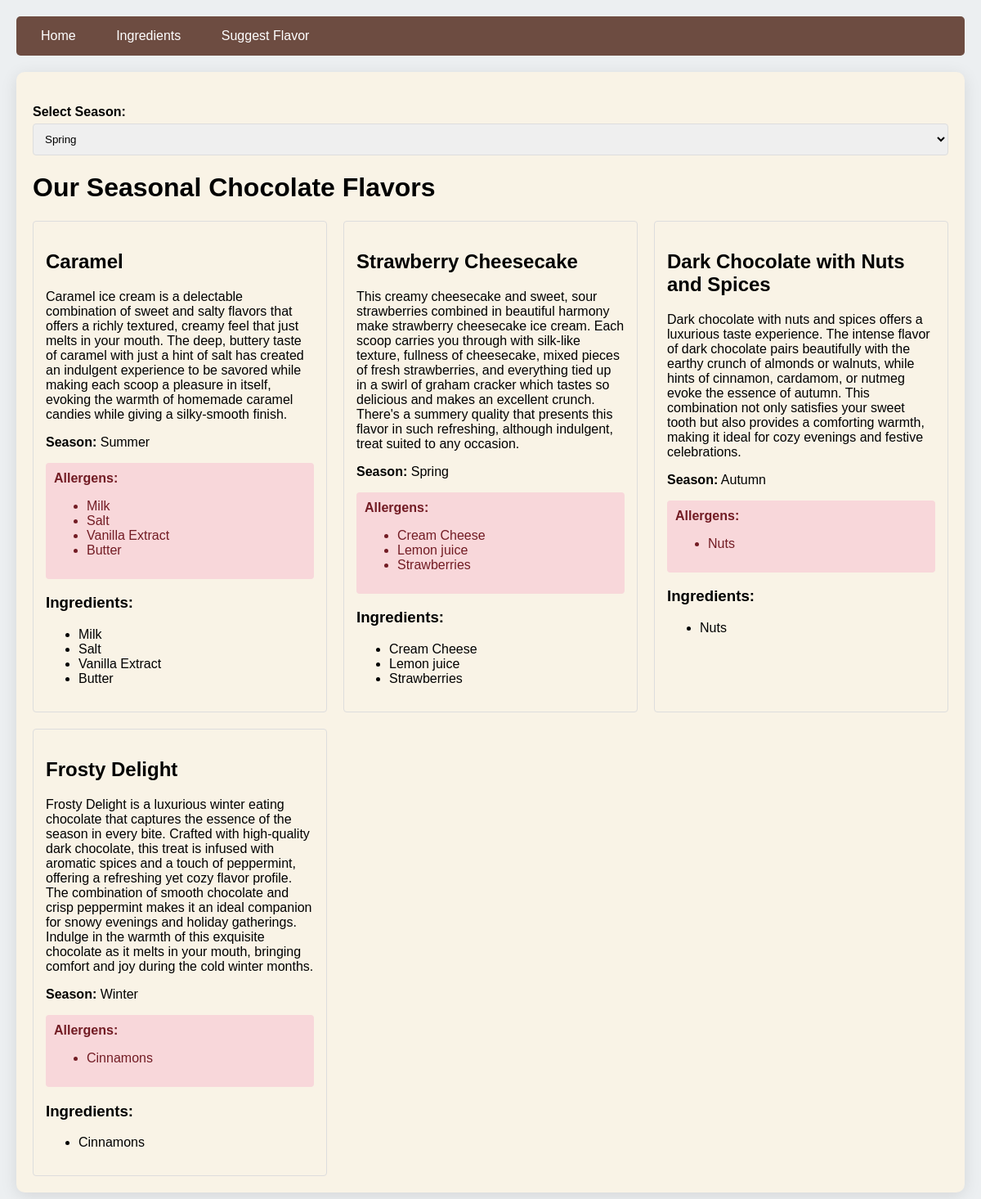
The page / on the database its author committed.
### myapp/models.py (models this page shows, shortened)
class Flavour(models.Model):
    name=models.CharField(max_length=100)
    description=models.TextField()
    season=models.ForeignKey(Season,on_delete=models.CASCADE)
    ingredients=models.ManyToManyField(Ingredient,related_name="flavors")
    is_active=models.BooleanField(default=True)
    def get_allergens(self):
        return self.ingredients.filter(allergen=True)

class Season(models.Model):
    name=models.CharField(max_length=50)
    start_date=models.DateField()
    end_date=models.DateField()
    class Meta:
        ordering = ['-start_date']

class Ingredient(models.Model):
    name = models.CharField(max_length=100, unique=True)
    quantity = models.FloatField(validators=[MinValueValidator(0)])
    unit = models.CharField(max_length=20)  # e.g., kg, liters, pieces
    allergen = models.BooleanField(default=False)

### myapp/views.py (the view)
# urls.py: path('', views.FlavorListView.as_view(), name='flavor-list'),
class FlavorListView(ListView):
    model = Flavour
    temp_name='myapp/flavour_list.html'
    context_object_name = 'flavors'
    def get_queryset(self):
        return Flavour.objects.filter(is_active=True)

### myapp/templates/myapp/flavour_list.html (shortened to what this page needs)
{% extends 'myapp/base.html' %}
{% block content %}
    <div class="header-container">
        <h1>Our Seasonal Chocolate Flavors</h1>
    <div class="grid">
        {% for flavor in flavors %}
            <div class="card">
                <h2>{{ flavor.name }}</h2>
                <p>{{ flavor.description }}</p>
                <p><strong>Season:</strong> {{ flavor.season.name }}</p>
                {% if flavor.get_allergens %}
                    <div class="alert alert-error">
                        <strong>Allergens:</strong>
                        <ul>
                            {% for allergen in flavor.get_allergens %}
                                <li>{{ allergen.name }}</li>
                            {% endfor %}
                        </ul>
                    </div>
                {% endif %}
                <h3>Ingredients:</h3>
                <ul>
                    {% for ingredient in flavor.ingredients.all %}
                        <li>{{ ingredient.name }}</li>
                    {% endfor %}
                </ul>
            </div>
        {% empty %}
            <p>No flavors available at the moment.</p>
        {% endfor %}
    </div>
{% endblock %}

### myapp/templates/myapp/base.html (shortened to what this page needs)
<!DOCTYPE html>
<html lang="en">
<head>
</head>
<body>
    <div class="nav">
        <a href="{% url 'myapp:flavor-list' %}">Home</a>
        <a href="{% url 'myapp:ingredient-list' %}">Ingredients</a>
        <a href="{% url 'myapp:suggest-flavor' %}">Suggest Flavor</a>
    </div>
    <div class="container">
        <div class="season-selection">
            <label for="season">Select Season:</label>
            <select id="season" name="season">
                <option value="spring">Spring</option>
            </select>
        </div>
        {% block content %}{% endblock %}
    </div>
</body>
</html>

### myapp/templates/myapp/base.html (style rules this page uses)
body { font-family: 'Arial', sans-serif; margin: 0; padding: 20px; background-color: #eceff1; }
.container { max-width: 1200px; margin: 0 auto; background-color: #f9f3e6; padding: 20px; border-radius: 10px; box-shadow: 0 4px 20px rgba(0,0,0,0.1); }
.nav { background-color: #6d4c41; padding: 15px; margin-bottom: 20px; border-radius: 5px; }
.nav a { color: #ffffff; text-decoration: none; padding: 10px 15px; margin-right: 15px; transition: background-color 0.3s; border-radius: 4px; }
.alert { padding: 10px; margin: 10px 0; border-radius: 4px; transition: transform 0.3s; }
.alert-error { background-color: #f8d7da; color: #721c24; }
.grid { display: grid; grid-template-columns: repeat(auto-fill, minmax(300px, 1fr)); gap: 20px; }
.card { border: 1px solid #ddd; padding: 15px; border-radius: 4px; transition: box-shadow 0.3s; }
label { display: block; margin-bottom: 5px; }
.season-selection { margin: 20px 0; }
.season-selection label { margin-bottom: 5px; font-weight: bold; }
.season-selection select { padding: 10px; border: 1px solid #ddd; border-radius: 4px; width: 100%; transition: border-color 0.3s; }

### rows shown on the page
Flavour: name "Caramel", description "Caramel ice cream is a delectable combination of sweet and salty flavors that offers a richly textured, creamy feel that just melts in your mouth. The deep, buttery taste of caramel with just a hint of salt has created an indulgent experience to be savored while making each scoop a pleasure in itself, evoking the warmth of homemade caramel candies while giving a silky-smooth finish.", season.name "Summer"
Ingredient: name "Milk"
Ingredient: name "Salt"
Ingredient: name "Vanilla Extract"
Ingredient: name "Butter"
Flavour: name "Strawberry Cheesecake", description "This creamy cheesecake and sweet, sour strawberries combined in beautiful harmony make strawberry cheesecake ice cream. Each scoop carries you through with silk-like texture, fullness of cheesecake, mixed pieces of fresh strawberries, and everything tied up in a swirl of graham cracker which tastes so delicious and makes an excellent crunch. There's a summery quality that presents this flavor in such refreshing, although indulgent, treat suited to any occasion.", season.name "Spring"
Ingredient: name "Cream Cheese"
Ingredient: name "Lemon juice"
Ingredient: name "Strawberries"
Flavour: name "Dark Chocolate with Nuts and Spices", description "Dark chocolate with nuts and spices offers a luxurious taste experience. The intense flavor of dark chocolate pairs beautifully with the earthy crunch of almonds or walnuts, while hints of cinnamon, cardamom, or nutmeg evoke the essence of autumn. This combination not only satisfies your sweet tooth but also provides a comforting warmth, making it ideal for cozy evenings and festive celebrations.", season.name "Autumn"
Ingredient: name "Nuts"
Flavour: name "Frosty Delight", description "Frosty Delight is a luxurious winter eating chocolate that captures the essence of the season in every bite. Crafted with high-quality dark chocolate, this treat is infused with aromatic spices and a touch of peppermint, offering a refreshing yet cozy flavor profile. The combination of smooth chocolate and crisp peppermint makes it an ideal companion for snowy evenings and holiday gatherings. Indulge in the warmth of this exquisite chocolate as it melts in your mouth, bringing comfort and joy during the cold winter months.", season.name "Winter"
Ingredient: name "Cinnamons"
